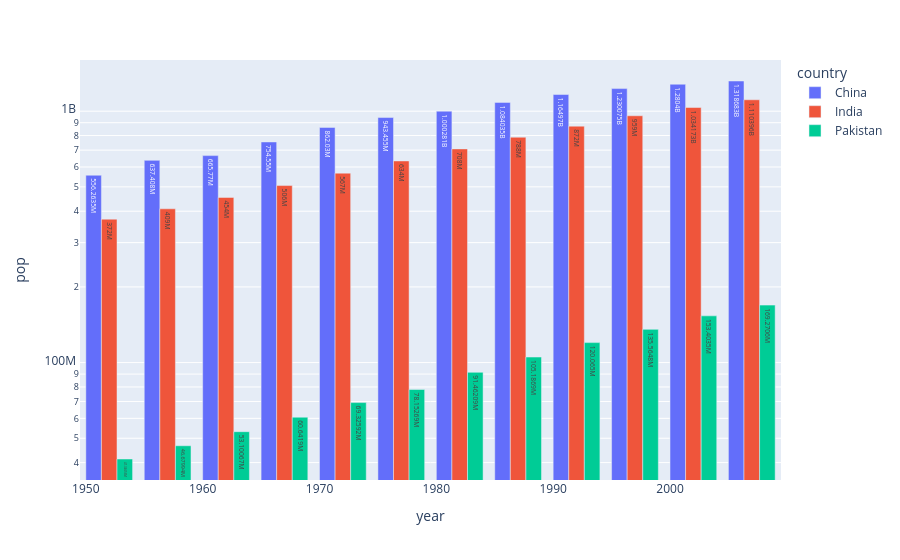

The notebook cell saved with this chart:
### Code cell
# pop comp of 3 countries
temp_df = gap[gap['country'].isin(['India','China','Pakistan'])]
temp_df
# grouped bar chart -> text_auto
px.bar(temp_df,x='year',y='pop',color='country',barmode='group',log_y=True,text_auto=True)

### Figure 1 — Plotly figure (JSON) as saved in the notebook; plotly's stock layout.template omitted (floating-point values rounded to 4 significant figures)
{"data": [{"alignmentgroup": "True", "hovertemplate": "country=China<br>year=%{x}<br>pop=%{y}<extra></extra>", "legendgroup": "China", "marker": {"color": "#636efa", "pattern": {"shape": ""}}, "name": "China", "offsetgroup": "China", "orientation": "v", "showlegend": true, "textposition": "auto", "texttemplate": "%{y}", "type": "bar", "x": [1952, 1957, 1962, 1967, 1972, 1977, 1982, 1987, 1992, 1997, 2002, 2007], "xaxis": "x", "y": [556263527, 637408000, 665770000, 754550000, 862030000, 943455000, 1000281000, 1084035000, 1164970000, 1230075000, 1280400000, 1318683096], "yaxis": "y"}, {"alignmentgroup": "True", "hovertemplate": "country=India<br>year=%{x}<br>pop=%{y}<extra></extra>", "legendgroup": "India", "marker": {"color": "#EF553B", "pattern": {"shape": ""}}, "name": "India", "offsetgroup": "India", "orientation": "v", "showlegend": true, "textposition": "auto", "texttemplate": "%{y}", "type": "bar", "x": [1952, 1957, 1962, 1967, 1972, 1977, 1982, 1987, 1992, 1997, 2002, 2007], "xaxis": "x", "y": [372000000, 409000000, 454000000, 506000000, 567000000, 634000000, 708000000, 788000000, 872000000, 959000000, 1034172547, 1110396331], "yaxis": "y"}, {"alignmentgroup": "True", "hovertemplate": "country=Pakistan<br>year=%{x}<br>pop=%{y}<extra></extra>", "legendgroup": "Pakistan", "marker": {"color": "#00cc96", "pattern": {"shape": ""}}, "name": "Pakistan", "offsetgroup": "Pakistan", "orientation": "v", "showlegend": true, "textposition": "auto", "texttemplate": "%{y}", "type": "bar", "x": [1952, 1957, 1962, 1967, 1972, 1977, 1982, 1987, 1992, 1997, 2002, 2007], "xaxis": "x", "y": [41346560, 46679944, 53100671, 60641899, 69325921, 78152686, 91462088, 105186881, 120065004, 135564834, 153403524, 169270617], "yaxis": "y"}], "layout": {"barmode": "group", "legend": {"title": {"text": "country"}, "tracegroupgap": 0}, "margin": {"t": 60}, "xaxis": {"anchor": "y", "domain": [0, 1], "title": {"text": "year"}}, "yaxis": {"anchor": "x", "domain": [0, 1], "title": {"text": "pop"}, "type": "log"}}}
